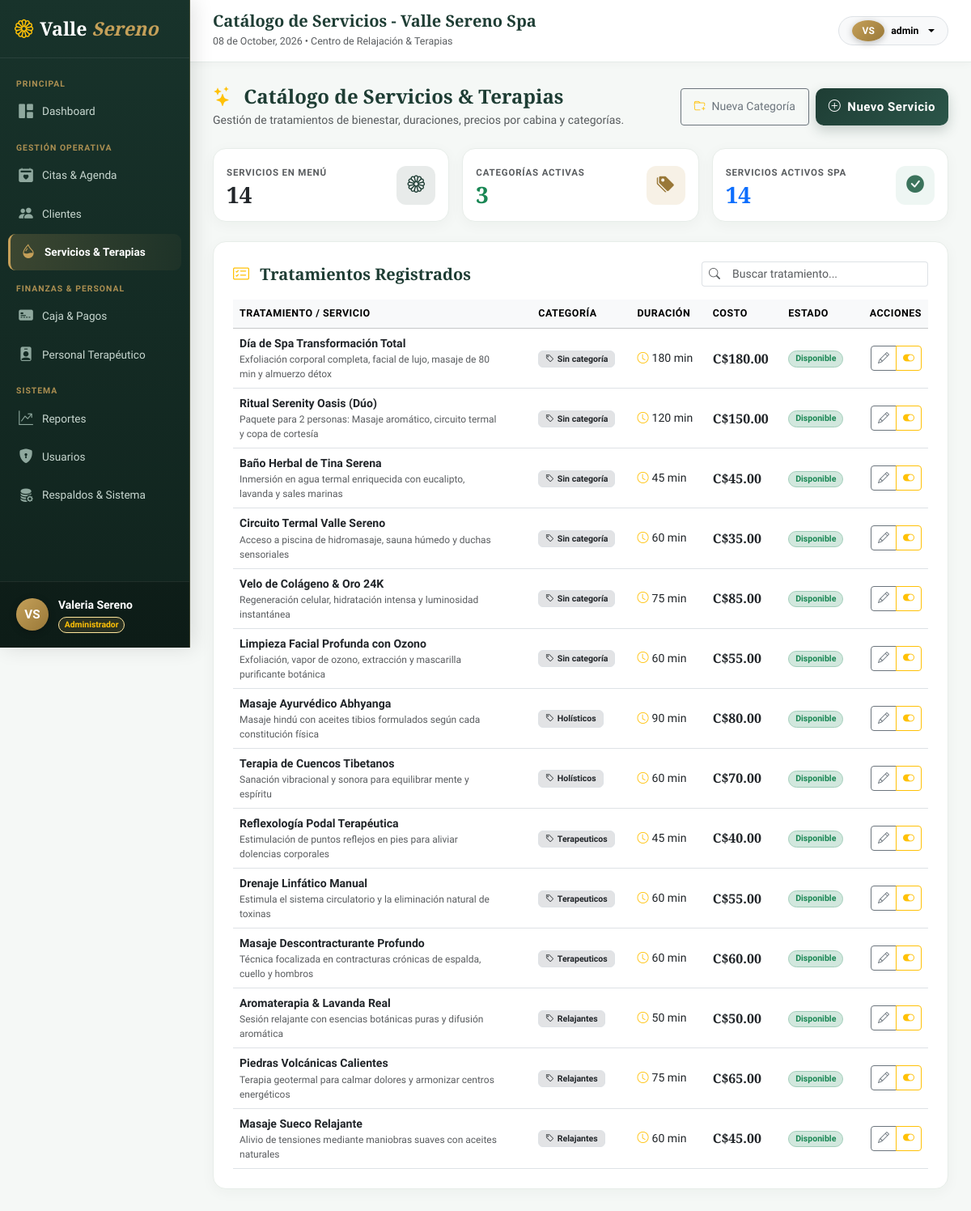
The app's page /index.php?c=servicios&a=index (signed in) with its own data.
### tables this page shows
CREATE TABLE IF NOT EXISTS servicios (
    id INT AUTO_INCREMENT PRIMARY KEY,
    id_categoria INT NOT NULL,
    nombre VARCHAR(120) NOT NULL,
    descripcion TEXT NULL,
    costo DECIMAL(10,2) NOT NULL,
    duracion_minutos INT NOT NULL,
    estado ENUM('activo', 'inactivo') NOT NULL DEFAULT 'activo',
    CONSTRAINT fk_servicios_categorias FOREIGN KEY (id_categoria) 
        REFERENCES categorias(id) ON UPDATE CASCADE ON DELETE RESTRICT,
    CONSTRAINT chk_servicios_costo CHECK (costo >= 0),
    CONSTRAINT chk_servicios_duracion CHECK (duracion_minutos > 0)
);

CREATE TABLE IF NOT EXISTS categorias (
    id INT AUTO_INCREMENT PRIMARY KEY,
    nombre VARCHAR(100) NOT NULL UNIQUE,
    descripcion TEXT NULL,
    estado ENUM('activo', 'inactivo') NOT NULL DEFAULT 'activo'
);

### app/controllers/ServiciosController.php (called while the page is built, shortened)
<?php
require_once __DIR__ . '/../services/ServicioService.php';
class ServiciosController {
    private ServicioService $service;
    public function __construct() {
        $this->service = new ServicioService();
    }
    public function index(): void {
        $servicios = $this->service->listarServicios();
        $categorias = $this->service->listarCategorias();
        require_once __DIR__ . '/../views/layouts/main.php';
    }
}

### app/models/ServicioModel.php (called while the page is built, shortened)
<?php
class ServicioModel {
    private PDO $db;
    public function __construct(?PDO $pdo = null) {
        if ($pdo !== null) {
            $this->db = $pdo;
        } else {
            try {
                $dsn = "mysql:host=" . DB_HOST . ";port=" . DB_PORT . ";dbname=" . DB_NAME . ";charset=" . DB_CHARSET;
                $this->db = new PDO($dsn, DB_USER, DB_PASS, [
                    PDO::ATTR_ERRMODE => PDO::ERRMODE_EXCEPTION,
                    PDO::ATTR_DEFAULT_FETCH_MODE => PDO::FETCH_ASSOC
                ]);
            } catch (PDOException $e) {
                die("Error de conexión a la base de datos: " . $e->getMessage());
            }
        }
    }
    public function obtenerCategorias(): array {
        $stmt = $this->db->query("SELECT * FROM categorias ORDER BY nombre ASC");
        return $stmt->fetchAll();
    }
    public function obtenerServicios(): array {
        $sql = "SELECT s.*, c.nombre as categoria_nombre
                FROM servicios s
                LEFT JOIN categorias c ON s.id_categoria = c.id
                ORDER BY s.id DESC";
        $stmt = $this->db->query($sql);
        return $stmt->fetchAll();
    }
}

### app/services/ServicioService.php (called while the page is built, shortened)
<?php
require_once __DIR__ . '/../models/ServicioModel.php';
class ServicioService {
    private ServicioModel $model;
    public function __construct(?ServicioModel $model = null) {
        $this->model = $model ?? new ServicioModel();
    }
    public function listarServicios(): array {
        return $this->model->obtenerServicios();
    }
    public function listarCategorias(): array {
        return $this->model->obtenerCategorias();
    }
}

### app/views/servicios/index.php (the view, shortened to what this page needs)
<?php $esTerapeuta = (($_SESSION['rol_nombre'] ?? '') === 'Terapeuta'); ?>
<div class="d-flex flex-column flex-md-row justify-content-between align-items-md-center gap-3 mb-4">
    <div>
        <h4 class="fw-bold mb-1" style="color: var(--spa-primary); font-family: var(--font-serif);">
            <i class="bi bi-stars text-warning me-2"></i>
            <?= $esTerapeuta ? 'Mis Servicios & Especialidades Terapéuticas' : 'Catálogo de Servicios & Terapias' ?>
        </h4>
        <p class="text-muted small mb-0">
            <?= $esTerapeuta
                ? 'Selecciona los tratamientos que estás capacitado para ofrecer a los clientes. El sistema te asignará citas basándose en tu menú personal.'
                : 'Gestión de tratamientos de bienestar, duraciones, precios por cabina y categorías.' ?>
        </p>
    </div>
    <?php if (!$esTerapeuta): ?>
    <div class="d-flex gap-2">
        <button class="btn btn-outline-secondary btn-sm px-3 d-inline-flex align-items-center gap-2" data-bs-toggle="modal" data-bs-target="#modalCategoria">
            <i class="bi bi-folder-plus text-warning"></i>
            <span>Nueva Categoría</span>
        </button>
        <button class="btn btn-spa-primary btn-sm px-3 d-inline-flex align-items-center gap-2" data-bs-toggle="modal" data-bs-target="#modalServicio" onclick="prepararNuevoServicio()">
            <i class="bi bi-plus-circle"></i>
            <span>Nuevo Servicio</span>
        </button>
    </div>
    <?php endif; ?>
</div>
<div class="row g-3 mb-4">
    <div class="col-sm-6 col-md-4">
        <div class="spa-card p-3 d-flex align-items-center justify-content-between">
            <div>
                <small class="text-muted text-uppercase fw-bold" style="font-size: 0.72rem; letter-spacing: 0.8px;">
                    <?= $esTerapeuta ? 'Especialidades Mías' : 'Servicios en Menú' ?>
                </small>
                <h3 class="fw-bold mb-0 text-dark" style="font-family: var(--font-serif);">
                    <?= $esTerapeuta ? count($misEspecialidades ?? []) : count($servicios ?? []) ?>
                </h3>
            </div>
            <div class="stat-icon" style="background: rgba(30, 61, 52, 0.1); color: var(--spa-primary);">
                <i class="bi bi-flower1"></i>
            </div>
        </div>
    </div>
    <div class="col-sm-6 col-md-4">
        <div class="spa-card p-3 d-flex align-items-center justify-content-between">
            <div>
                <small class="text-muted text-uppercase fw-bold" style="font-size: 0.72rem; letter-spacing: 0.8px;">Categorías Activas</small>
                <h3 class="fw-bold mb-0 text-success" style="font-family: var(--font-serif);"><?= count($categorias ?? []) ?></h3>
            </div>
            <div class="stat-icon" style="background: rgba(197, 160, 89, 0.15); color: #997838;">
                <i class="bi bi-tags-fill"></i>
            </div>
        </div>
    </div>
    <div class="col-sm-6 col-md-4">
        <div class="spa-card p-3 d-flex align-items-center justify-content-between">
            <div>
                <small class="text-muted text-uppercase fw-bold" style="font-size: 0.72rem; letter-spacing: 0.8px;">Servicios Activos Spa</small>
                <h3 class="fw-bold mb-0 text-primary" style="font-family: var(--font-serif);">
                    <?= count(array_filter($servicios ?? [], fn($s) => $s['estado'] === 'activo')) ?>
                </h3>
            </div>
            <div class="stat-icon" style="background: #eef6f3; color: #3b735c;">
                <i class="bi bi-check-circle-fill"></i>
            </div>
        </div>
    </div>
</div>
<div class="spa-card p-4">
    <div class="d-flex justify-content-between align-items-center mb-3">
        <h5 class="fw-bold mb-0" style="color: var(--spa-primary); font-family: var(--font-serif);">
            <i class="bi bi-card-checklist text-warning me-2"></i>
            <?= $esTerapeuta ? 'Menú de Terapias Habilitadas' : 'Tratamientos Registrados' ?>
        </h5>
        <div class="input-group input-group-sm" style="max-width: 280px;">
            <span class="input-group-text bg-white border-end-0"><i class="bi bi-search text-muted"></i></span>
            <input type="text" id="busquedaServicio" class="form-control border-start-0" placeholder="Buscar tratamiento..." onkeyup="filtrarTablaServicios()">
        </div>
    </div>
    <div class="table-responsive">
        <table class="table table-hover align-middle mb-0" id="tablaServicios">
            <thead class="table-light">
                <tr style="font-size: 0.78rem; text-transform: uppercase; letter-spacing: 0.5px; color: #556b61;">
                    <th>TRATAMIENTO / SERVICIO</th>
                    <th>CATEGORÍA</th>
                    <th>DURACIÓN</th>
                    <th>COSTO</th>
                    <?php if ($esTerapeuta): ?>
                        <th class="text-center">MI ESPECIALIDAD</th>
                    <?php else: ?>
                        <th>ESTADO</th>
                        <th class="text-end">ACCIONES</th>
                    <?php endif; ?>
                </tr>
            </thead>
            <tbody style="font-size: 0.88rem;">
                <?php if (empty($servicios)): ?>
                    <tr>
                        <td colspan="<?= $esTerapeuta ? '5' : '6' ?>" class="text-center py-4 text-muted">
                            <i class="bi bi-card-heading fs-3 d-block mb-1 text-muted"></i>
                            No hay servicios o terapias registradas en el catálogo.
                        </td>
                    </tr>
                <?php else: ?>
                    <?php foreach ($servicios as $s): ?>
                        <?php $ofreceEstaTerapia = in_array($s['id'], $misEspecialidades ?? []); ?>
                        <tr>
                            <td>
                                <div class="fw-bold text-dark"><?= htmlspecialchars($s['nombre']) ?></div>
                                <small class="text-muted d-block" style="font-size: 0.75rem; max-width: 320px;">
                                    <?= htmlspecialchars($s['descripcion'] ?? 'Sin descripción disponible') ?>
                                </small>
                            </td>
                            <td>
                                <span class="badge bg-secondary-subtle text-dark border px-2 py-1">
                                    <i class="bi bi-tag me-1"></i><?= htmlspecialchars($s['categoria_nombre'] ?? 'Sin categoría') ?>
                                </span>
                            </td>
                            <td>
                                <span class="fw-medium text-dark">
                                    <i class="bi bi-clock text-warning me-1"></i><?= (int)$s['duracion_minutos'] ?> min
                                </span>
                            </td>
                            <td>
                                <span class="fw-bold text-dark fs-6" style="font-family: var(--font-serif); color: var(--spa-primary);">
                                    C$<?= number_format($s['costo'], 2) ?>
                                </span>
                            </td>
                            <?php if ($esTerapeuta): ?>
                                <td class="text-center">
                                    <div class="form-check form-switch d-inline-block">
                                        <input class="form-check-input" type="checkbox" role="switch" style="cursor: pointer; width: 2.3em; height: 1.2em;"
                                               <?= $ofreceEstaTerapia ? 'checked' : '' ?>
                                               onchange="toggleMiEspecialidad(<?= $s['id'] ?>, this)">
                                    </div>
                                    <small class="d-block text-muted style-lbl-esp" style="font-size: 0.72rem;">
                                        <?= $ofreceEstaTerapia ? '<span class="text-success fw-semibold">Presto esta terapia</span>' : '<span class="text-muted">No ofertado</span>' ?>
                                    </small>
                                </td>
                            <?php else: ?>
                                <td>
                                    <?php if ($s['estado'] === 'activo'): ?>
                                        <span class="badge bg-success-subtle text-success border border-success-subtle rounded-pill px-2 py-1">Disponible</span>
                                    <?php else: ?>
                                        <span class="badge bg-secondary-subtle text-secondary border rounded-pill px-2 py-1">Inactivo</span>
                                    <?php endif; ?>
                                </td>
                                <td class="text-end">
                                    <div class="btn-group btn-group-sm">
                                        <button class="btn btn-outline-secondary" title="Editar Servicio" onclick='editarServicio(<?= json_encode($s) ?>)'>
                                            <i class="bi bi-pencil"></i>
                                        </button>
                                        <button class="btn btn-outline-<?= $s['estado'] === 'activo' ? 'warning' : 'success' ?>"
                                                title="<?= $s['estado'] === 'activo' ? 'Desactivar' : 'Activar' ?>"
                                                onclick="cambiarEstadoServicio(<?= $s['id'] ?>, '<?= $s['estado'] === 'activo' ? 'inactivo' : 'activo' ?>')">
                                            <i class="bi bi-toggle-<?= $s['estado'] === 'activo' ? 'on' : 'off' ?>"></i>
                                        </button>
                                    </div>
                                </td>
                            <?php endif; ?>
                        </tr>
                    <?php endforeach; ?>
                <?php endif; ?>
            </tbody>
        </table>
    </div>
</div>

### public/css/spa-theme.css (style rules this page uses)
:root { --spa-primary: #1e3d34; --spa-primary-light: #2c594c; --spa-secondary: #c5a059; --spa-secondary-hover: #b38f4a; --spa-accent: #6b8e23; --spa-bg-soft: #f7f9f7; --spa-card-bg: rgba(255, 255, 255, 0.88); --spa-text-dark: #1b2621; --spa-text-muted: #5e6d66; --spa-border: #e2e8e4; --spa-radius: 18px; --spa-shadow: 0 20px 45px rgba(25, 45, 38, 0.12); --spa-shadow-glow: 0 0 25px rgba(197, 160, 89, 0.25); --font-serif: 'Playfair Display', Georgia, serif; --font-sans: 'Plus Jakarta Sans', system-ui, -apple-system, sans-serif; }
body { font-family: var(--font-sans); color: var(--spa-text-dark); background-color: var(--spa-bg-soft); margin: 0; padding: 0; -webkit-font-smoothing: antialiased; }
.btn-spa-primary { height: 46px; background: linear-gradient(135deg, #1e3d34 0%, #2b5549 100%); border: none; color: #ffffff; font-weight: 600; letter-spacing: 0.5px; border-radius: 10px; font-size: 0.94rem; box-shadow: 0 6px 16px rgba(30, 61, 52, 0.22); transition: all 0.3s cubic-bezier(0.165, 0.84, 0.44, 1); display: flex; align-items: center; justify-content: center; gap: 8px; }
.spa-card { background: #ffffff; border-radius: 16px; border: 1px solid #e7ede9; box-shadow: 0 4px 18px rgba(25, 45, 38, 0.04); transition: transform 0.25s ease, box-shadow 0.25s ease; }
.stat-icon { width: 48px; height: 48px; border-radius: 12px; display: flex; align-items: center; justify-content: center; font-size: 1.35rem; }

### records on screen
servicios: nombre "Día de Spa Transformación Total", descripcion "Exfoliación corporal completa, facial de lujo, masaje de 80 min y almuerzo détox", categoria_nombre "Sin categoría", duracion_minutos "180", costo "180.00", estado "Disponible"
servicios: nombre "Ritual Serenity Oasis (Dúo)", descripcion "Paquete para 2 personas: Masaje aromático, circuito termal y copa de cortesía", categoria_nombre "Sin categoría", duracion_minutos "120", costo "150.00", estado "Disponible"
servicios: nombre "Baño Herbal de Tina Serena", descripcion "Inmersión en agua termal enriquecida con eucalipto, lavanda y sales marinas", categoria_nombre "Sin categoría", duracion_minutos "45", costo "45.00", estado "Disponible"
servicios: nombre "Circuito Termal Valle Sereno", descripcion "Acceso a piscina de hidromasaje, sauna húmedo y duchas sensoriales", categoria_nombre "Sin categoría", duracion_minutos "60", costo "35.00", estado "Disponible"
servicios: nombre "Velo de Colágeno & Oro 24K", descripcion "Regeneración celular, hidratación intensa y luminosidad instantánea", categoria_nombre "Sin categoría", duracion_minutos "75", costo "85.00", estado "Disponible"
servicios: nombre "Limpieza Facial Profunda con Ozono", descripcion "Exfoliación, vapor de ozono, extracción y mascarilla purificante botánica", categoria_nombre "Sin categoría", duracion_minutos "60", costo "55.00", estado "Disponible"
servicios: nombre "Masaje Ayurvédico Abhyanga", descripcion "Masaje hindú con aceites tibios formulados según cada constitución física", id_categoria.nombre "Holísticos", duracion_minutos "90", costo "80.00", estado "Disponible"
servicios: nombre "Terapia de Cuencos Tibetanos", descripcion "Sanación vibracional y sonora para equilibrar mente y espíritu", id_categoria.nombre "Holísticos", duracion_minutos "60", costo "70.00", estado "Disponible"
servicios: nombre "Reflexología Podal Terapéutica", descripcion "Estimulación de puntos reflejos en pies para aliviar dolencias corporales", id_categoria.nombre "Terapeuticos", duracion_minutos "45", costo "40.00", estado "Disponible"
servicios: nombre "Drenaje Linfático Manual", descripcion "Estimula el sistema circulatorio y la eliminación natural de toxinas", id_categoria.nombre "Terapeuticos", duracion_minutos "60", costo "55.00", estado "Disponible"
servicios: nombre "Masaje Descontracturante Profundo", descripcion "Técnica focalizada en contracturas crónicas de espalda, cuello y hombros", id_categoria.nombre "Terapeuticos", duracion_minutos "60", costo "60.00", estado "Disponible"
servicios: nombre "Aromaterapia & Lavanda Real", descripcion "Sesión relajante con esencias botánicas puras y difusión aromática", id_categoria.nombre "Relajantes", duracion_minutos "50", costo "50.00", estado "Disponible"
servicios: nombre "Piedras Volcánicas Calientes", descripcion "Terapia geotermal para calmar dolores y armonizar centros energéticos", id_categoria.nombre "Relajantes", duracion_minutos "75", costo "65.00", estado "Disponible"
servicios: nombre "Masaje Sueco Relajante", descripcion "Alivio de tensiones mediante maniobras suaves con aceites naturales", id_categoria.nombre "Relajantes", duracion_minutos "60", costo "45.00", estado "Disponible"

### other values on screen
$userInitials "VS"
$user['nombre'] "Valeria Sereno"
$user['rol'] "Administrador"
$pageTitle "Catálogo de Servicios - Valle Sereno Spa"
$user['usuario'] "admin"
count($servicios ?? []) "14"
count($categorias ?? []) "3"
